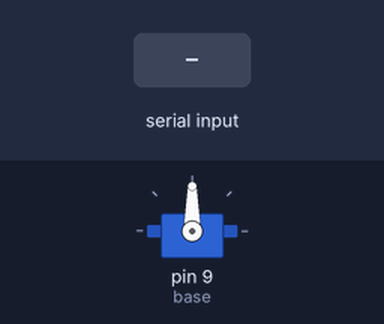
The sketch below on a simulated Arduino Uno, built with avr-gcc and run on an emulated ATmega328P. Shown: servo. Inputs (shaded band) come from the test bench. What the sketch prints to the serial monitor is not drawn.

Above: at 1.2 s.
1.3 s: "c,45\n" received over Serial
At 2.4 s:
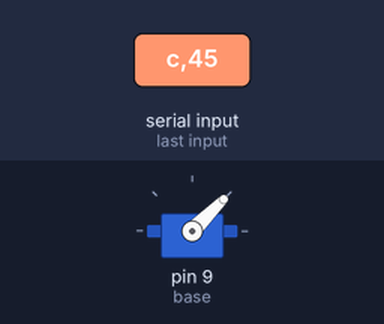
2.8 s: "c" received over Serial
At 4.1 s:
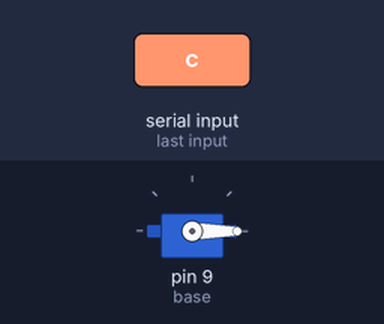
5.3 s: "c90\n" received over Serial
At 6.6 s:
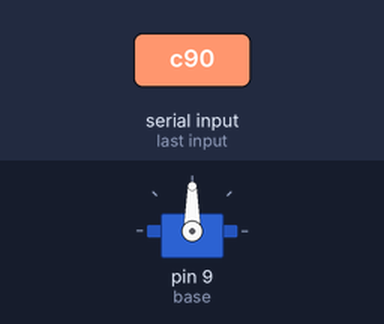
Timing chart, 0 to 8.3 s (numbered marks = the images above; inputs shaded):
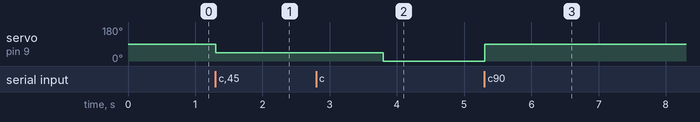

The sketch:

MeArm.ino
```cpp
#include <Servo.h>


int base_pos = 0;
int  claw_pos = 0;
Servo base,claw;
int uer_pos = 0;

void setup() {
  base.attach(9);
  Serial.begin(9600);
  Serial.println("please input your value\t for example : b45 ");

}

void loop() {
  if (0 !=Serial.available()){
    char servo_name = Serial.read();
    Serial.print("servo name :");
    Serial.print(servo_name);
    Serial.print(",");
    switch (servo_name){
      case 'c':
        int servo_pos = Serial.parseInt();
        base.write(servo_pos);
        Serial.print("servo pos :");
        Serial.println(servo_pos);
        delay(10);
        break;
     }
  }
}
```

Measured:
- after the input at 1.3 s, servo on pin 9 (base): 90° → 45° at once
- after the input at 2.8 s, servo on pin 9 (base): 45° → 0° after 1.0 s
- after the input at 5.3 s, servo on pin 9 (base): 0° → 90° at once
